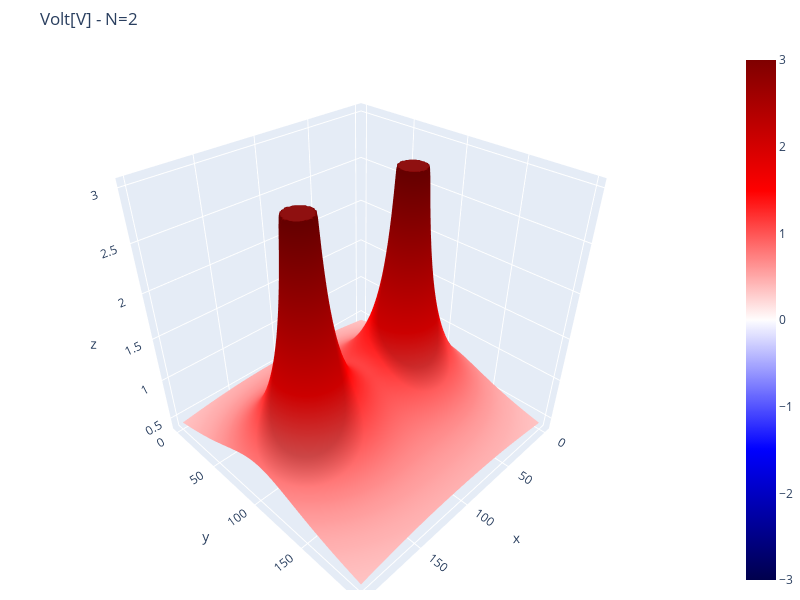

Here is the notebook cell this chart was saved with:
### Code cell
#---------------------------------------------------------
# Point setting -------------------
# point range -> 
# -100 <=x<=100 , -100<=y<=100
_point=[
    [-50,0,3],
    [50,0, 3],
#     [0,50,-3],
#     [0,-50,-3]
]
# _point = make_multi_point()
#---------------------------------------------------------
# Surface mapping -------------------
# data,title = set_P(_point)
data,title = set_V(_point)
vmax=3*len(_point)
vmin=-vmax

vmax,vmin=3,-3
data = np.where(data>vmax, vmax,data) #異常値処理
data = np.where(data<vmin, vmin,data) #異常値処理

#---------------------------------------------------------
plot_surface(data,vmin=-vmax,vmax=vmax,title=title) #2つの電荷のみ
# plot_surface(data,vmin=-vmax,vmax=vmax,title=title) #2つの電荷のみ

### Figure 1 — Plotly figure (JSON) as saved in the notebook; plotly's stock layout.template omitted (floating-point values rounded to 4 significant figures; data arrays with more than 128 entries replaced by an {"elided": "..."} marker saying what was removed)
{"data": [{"cmax": 3, "cmid": 0, "cmin": -3, "colorscale": {"elided": "255x2 mixed values"}, "type": "surface", "z": {"elided": "200x200 float values"}}], "layout": {"autosize": false, "height": 600, "margin": {"b": 10, "l": 0, "r": 0, "t": 50}, "title": {"text": "Volt[V] - N=2"}, "width": 800}}
